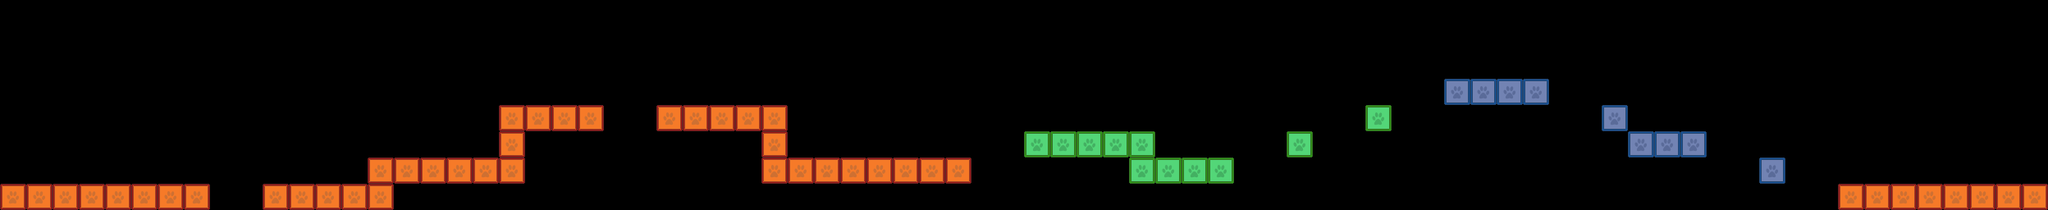

This is a level from a 2D game, rendered from its Tiled map with the project's own tilesets. A one-line summary and the map file follow, with tile-layer data summarised:
An orthogonal 78x8 tile map with 32x32 px tiles, 3 tile layers (red, green, blue) and 22 objects.

<map version="1.0" orientation="orthogonal" renderorder="right-down" width="78" height="8" tilewidth="32" tileheight="32" nextobjectid="24">
 <tileset firstgid="1" name="blocks" tilewidth="32" tileheight="32" tilecount="3" columns="3">
  <image source="blocks.png" width="96" height="32" />
 </tileset>
 <layer name="red" width="78" height="8">
  <data>[624 cells, 46 non-empty, 1 distinct tile ids]</data>
 </layer>
 <layer name="green" width="78" height="8">
  <data>[624 cells, 11 non-empty, 1 distinct tile ids]</data>
 </layer>
 <layer name="blue" width="78" height="8">
  <data>[624 cells, 9 non-empty, 1 distinct tile ids]</data>
 </layer>
 <objectgroup name="mostachos">
  <object id="1" x="272" y="145">
   <ellipse />
  </object>
  <object id="2" x="304" y="145">
   <ellipse />
  </object>
  <object id="3" x="529" y="177">
   <ellipse />
  </object>
  <object id="4" x="753" y="49">
   <ellipse />
  </object>
  <object id="5" x="786" y="49">
   <ellipse />
  </object>
  <object id="6" x="1041" y="177">
   <ellipse />
  </object>
  <object id="7" x="1074" y="177">
   <ellipse />
  </object>
  <object id="8" x="1105" y="176">
   <ellipse />
  </object>
  <object id="9" x="1138" y="177">
   <ellipse />
  </object>
  <object id="10" x="1585" y="144">
   <ellipse />
  </object>
  <object id="11" x="1680" y="111">
   <ellipse />
  </object>
  <object id="12" x="1824" y="46">
   <ellipse />
  </object>
  <object id="13" x="1968" y="113">
   <ellipse />
  </object>
  <object id="14" x="2066" y="145">
   <ellipse />
  </object>
  <object id="15" x="2162" y="177">
   <ellipse />
  </object>
  <object id="16" x="2322" y="209">
   <ellipse />
  </object>
  <object id="17" x="2354" y="209">
   <ellipse />
  </object>
  <object id="18" x="2416" y="146">
   <ellipse />
  </object>
 </objectgroup>
 <objectgroup name="spikes">
  <object id="19" x="433" y="207">
   <ellipse />
  </object>
  <object id="21" x="881" y="47">
   <ellipse />
  </object>
  <object id="22" x="1424" y="177">
   <ellipse />
  </object>
  <object id="23" x="271" y="208">
   <ellipse />
  </object>
 </objectgroup>
</map>
